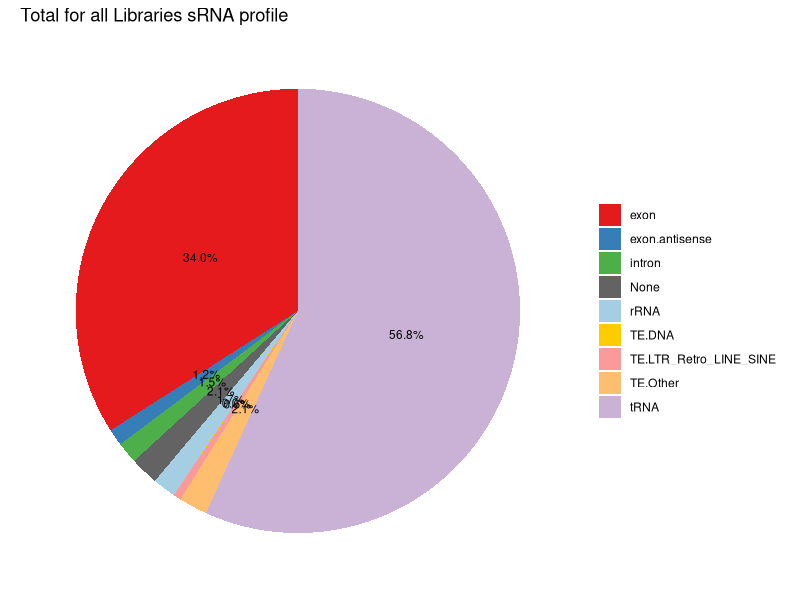
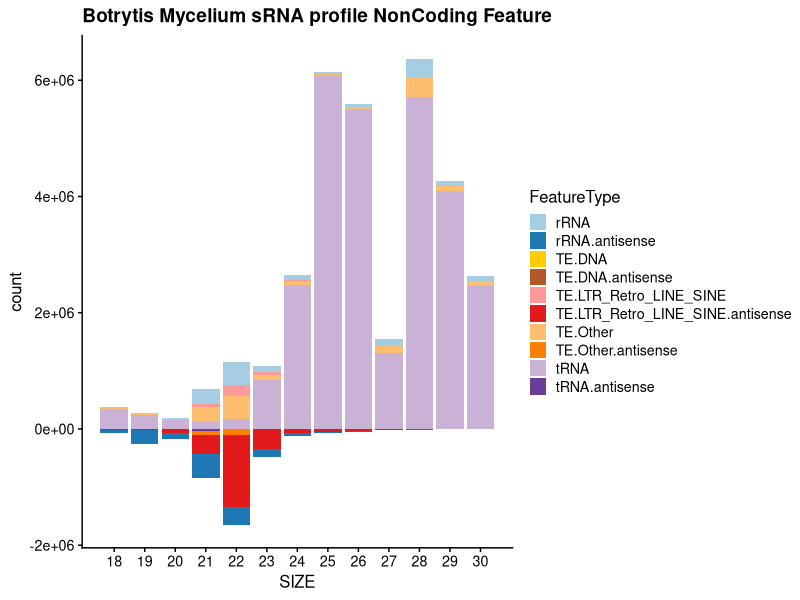
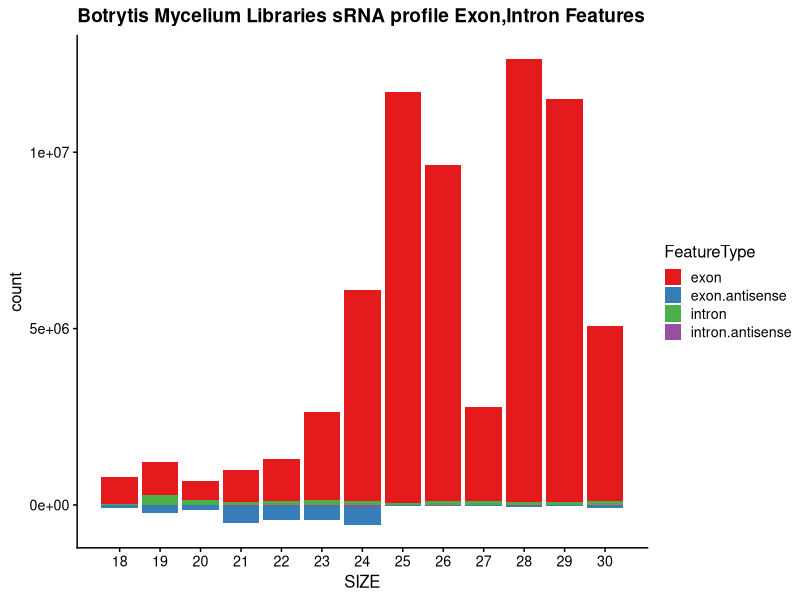
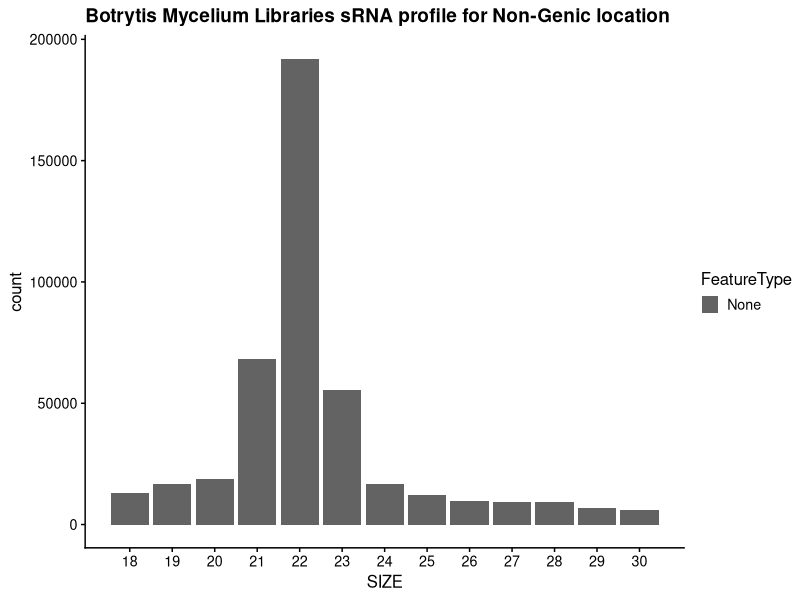
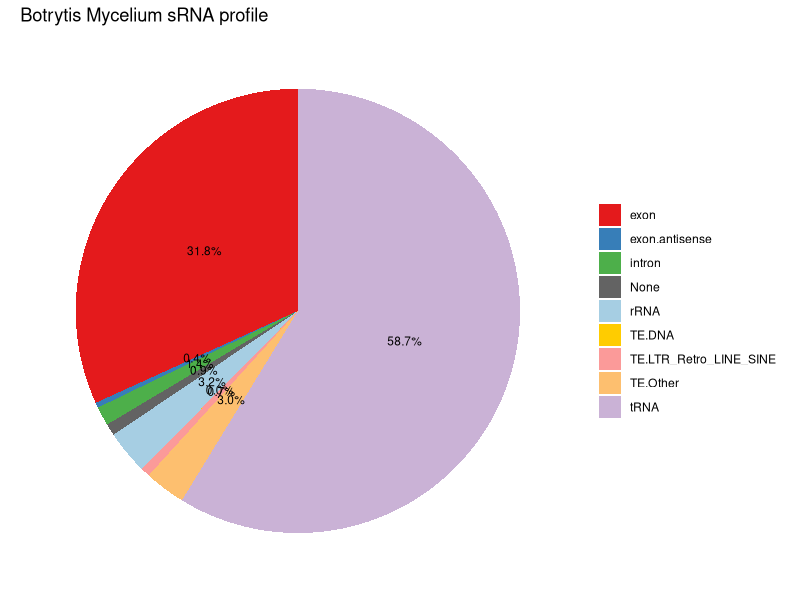
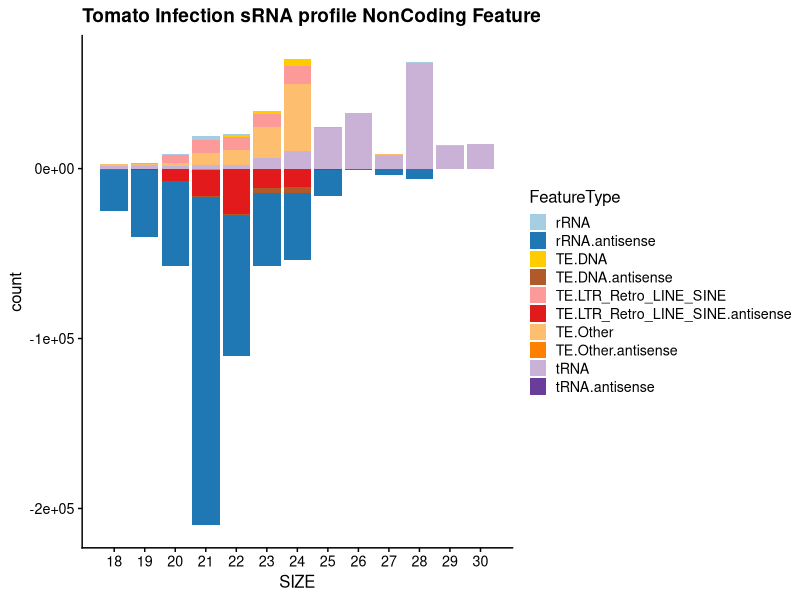
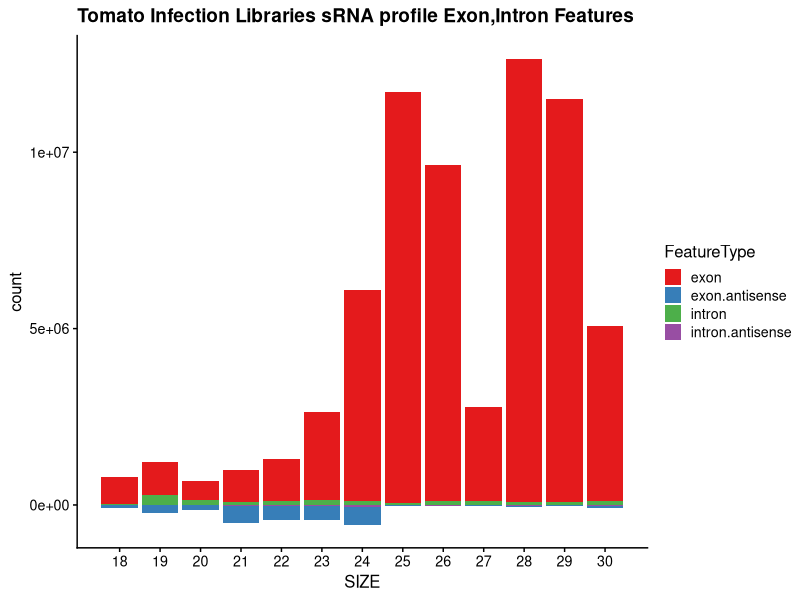
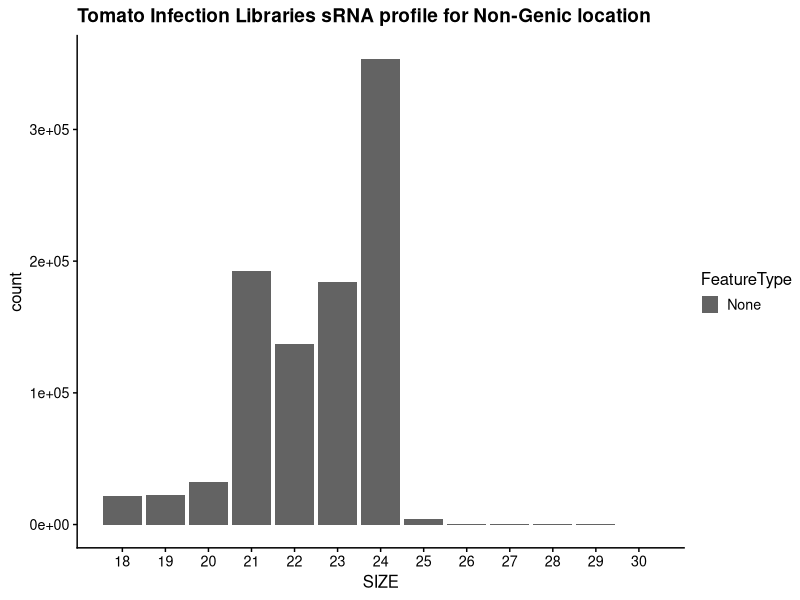

Write R code to recreate these figures, in order.
#!/usr/bin/env Rscript
library(ggplot2)
library(tidyverse)
library(dplyr)
library(RColorBrewer)
library(cowplot)
pdf("size_profile_plots.pdf")
sRNA.Allsense = read_tsv("results/Botrytis_sense_size_profile.tsv") %>% filter(SIZE >= 18)
sRNA.Allantisense = read_tsv("results/Botrytis_antisense_size_profile.tsv") %>% filter(SIZE >= 18)

sRNA.sense <- sRNA.Allsense %>% select(-c('TOTAL')) %>% pivot_longer(!SIZE, names_to = "FeatureType", values_to = "count")
sRNA.noExon <- sRNA.sense %>% filter(FeatureType != 'exon' & FeatureType != "None" & FeatureType != "intron")

negate <- function(x) ( -1.0 * x)
add_antisense <- function(x) ( paste0(x,".antisense"))

sRNA.antisense <- sRNA.Allantisense %>% select(-c('TOTAL')) %>% pivot_longer(!SIZE, names_to = "FeatureType", values_to = "count") %>%
    mutate_at(vars(-c("SIZE","FeatureType")),negate) %>% mutate_at(c("FeatureType"),add_antisense)
sRNA.antinoExon <- sRNA.antisense %>% filter(FeatureType != 'exon.antisense' & FeatureType != "None.antisense" & FeatureType != "intron.antisense")

sRNA.combined <- bind_rows(sRNA.antinoExon,sRNA.noExon) %>% arrange(desc(FeatureType))

pairedcolors = brewer.pal(12, "Paired")
green1 = pairedcolors[3]
green2 = pairedcolors[4]
pairedcolors[3] = "#FFCC00"
pairedcolors[4] = "#B15928"
pairedcolors[11] = green1
pairedcolors[12] = green2
pairedcolors[13] = '#FFFF11'
pairedcolors[14] = '#AA0011'

exonColors = brewer.pal(4, "Set1")
IntergenicColors = rev(brewer.pal(3,"Greys"))

piecolors = pairedcolors
piecolors[1] = exonColors[1]
piecolors[2] = exonColors[2]
piecolors[3] = exonColors[3]
piecolors[4] = IntergenicColors[1]
piecolors[5] = pairedcolors[1]
piecolors[6] = pairedcolors[3]
piecolors[7] = pairedcolors[5]
piecolors[8] = pairedcolors[7]
piecolors[9] = pairedcolors[9]
piecolors[10] = pairedcolors[11]


pN<-ggplot(sRNA.combined,aes(SIZE,count,fill=FeatureType)) +
    geom_bar(stat='identity',position="stack") + scale_x_discrete(limit = unique(sRNA.combined$SIZE)) +
    theme_cowplot(12) + scale_fill_manual(values = pairedcolors) + ggtitle("Combined all Libraries sRNA profile NonCoding Features")
pN

sRNA.Exon <- bind_rows(sRNA.sense %>% filter(FeatureType == 'exon' | FeatureType == "intron"),
                       sRNA.antisense %>% filter(FeatureType == 'exon.antisense' | FeatureType == "intron.antisense"))

pE<-ggplot(sRNA.Exon,aes(SIZE,count,fill=FeatureType)) +
    geom_bar(stat='identity',position="stack") +
    scale_fill_manual(values = exonColors) +  theme_cowplot(12)  + scale_x_discrete(limit = unique(sRNA.combined$SIZE)) +
    ggtitle("Combined all Libraries sRNA profile Exon,Intron Features")
pE

sRNA.Other <- sRNA.sense %>% filter(FeatureType == 'None')
pO<-ggplot(sRNA.Other,aes(SIZE,count,fill=FeatureType)) +
    geom_bar(stat='identity',position="stack") +
    scale_fill_manual(values = IntergenicColors) +  theme_cowplot(12)  + scale_x_discrete(limit = unique(sRNA.combined$SIZE)) +
    ggtitle("Combined all Libraries sRNA profile for Non-Genic location")
pO


pg <- plot_grid(pN, pE, pO, labels = c('A', 'B', "C"), label_size = 12,ncol = 1,align = "v")
ggsave("size_profile_plots.pdf",pg,height=18,width=12)

# pie chart time
# make antisense counts, collapse sRNA read length

sRNA.antisenseWoExon <- sRNA.Allsense %>% select(-c('TOTAL')) %>% pivot_longer(!SIZE, names_to = "FeatureType", values_to = "count") %>%
    filter(FeatureType != "exon") %>% group_by(FeatureType) %>% summarize(countAllSize = sum(count))

exonAntisense <- sRNA.antisense %>% filter(FeatureType == "exon.antisense") %>% group_by(FeatureType) %>%
    mutate_at(vars(c(count)),negate) %>% summarize(countAllSize = sum(count))
# combine all sense feature with antisense features, but leave exons.antisense out as separate category
sRNA.combinedAll <- bind_rows(sRNA.sense %>% group_by(FeatureType) %>% summarize(countAllSize = sum(count)),
                              exonAntisense,sRNA.antisenseWoExon) %>% group_by(FeatureType) %>% summarize(countAll = sum(countAllSize))

Total = sum(sRNA.combinedAll %>% select(countAll))

piecolors = pairedcolors
piecolors[1] = exonColors[1]
piecolors[2] = exonColors[2]
piecolors[3] = exonColors[3]
piecolors[4] = IntergenicColors[1]
piecolors[5] = pairedcolors[1]
piecolors[6] = pairedcolors[3]
piecolors[7] = pairedcolors[5]
piecolors[8] = pairedcolors[7]
piecolors[9] = pairedcolors[9]
piecolors[10] = pairedcolors[11]

sRNA.combinedAll <- sRNA.combinedAll %>% mutate(Perc=100*(countAll/Total)) # add percentage in
pie <- ggplot(sRNA.combinedAll, aes(x="", y=countAll, fill=FeatureType)) +
    geom_bar(stat="identity", width=1) + geom_text(aes(label = paste0(sprintf("%.1f",Perc), "%")), position = position_stack(vjust=0.5), size=3) +
    coord_polar("y", start=0) +  scale_fill_manual(values = piecolors) + ggtitle("Total for all Libraries sRNA profile") +
    theme_classic() +  labs(x = NULL, y = NULL, fill = NULL) +   theme(axis.line = element_blank(),
                                                                       axis.text = element_blank(),
                                                                       axis.ticks = element_blank())

pie
ggsave("sRNA_all_piechart.pdf",pie)

######

# B
sRNA.Bsense = read_tsv("results/Botrytis_sense_ExprB_size_profile.tsv") %>% filter(SIZE >= 18)
sRNA.Bantisense = read_tsv("results/Botrytis_antisense_ExprB_size_profile.tsv") %>% filter(SIZE >= 18)

sRNA.sense <- sRNA.Bsense %>% select(-c('TOTAL')) %>% pivot_longer(!SIZE, names_to = "FeatureType", values_to = "count")
sRNA.noExon <- sRNA.sense %>% filter(FeatureType != 'exon' & FeatureType != "None" & FeatureType != "intron")

sRNA.antisense <- sRNA.Bantisense %>% select(-c('TOTAL')) %>% pivot_longer(!SIZE, names_to = "FeatureType", values_to = "count") %>%
    mutate_at(vars(-c("SIZE","FeatureType")),negate) %>% mutate_at(c("FeatureType"),add_antisense)
sRNA.antinoExon <- sRNA.antisense %>% filter(FeatureType != 'exon.antisense' & FeatureType != "None.antisense" & FeatureType != "intron.antisense")

sRNA.combined <- bind_rows(sRNA.antinoExon,sRNA.noExon) %>% arrange(desc(FeatureType))

pN<-ggplot(sRNA.combined,aes(SIZE,count,fill=FeatureType)) +
    geom_bar(stat='identity',position="stack") + scale_x_discrete(limit = unique(sRNA.combined$SIZE)) +
    theme_cowplot(12) + scale_fill_manual(values = pairedcolors) + ggtitle("Botrytis Mycelium sRNA profile NonCoding Feature")
pN

pE<-ggplot(sRNA.Exon,aes(SIZE,count,fill=FeatureType)) +
    geom_bar(stat='identity',position="stack") +
    scale_fill_manual(values = exonColors) +  theme_cowplot(12)  + scale_x_discrete(limit = unique(sRNA.combined$SIZE)) +
    ggtitle("Botrytis Mycelium Libraries sRNA profile Exon,Intron Features")
pE

sRNA.Other <- sRNA.sense %>% filter(FeatureType == 'None')
pO<-ggplot(sRNA.Other,aes(SIZE,count,fill=FeatureType)) +
    geom_bar(stat='identity',position="stack") +
    scale_fill_manual(values = IntergenicColors)  +  theme_cowplot(12)  + scale_x_discrete(limit = unique(sRNA.combined$SIZE)) +
    ggtitle("Botrytis Mycelium Libraries sRNA profile for Non-Genic location")
pO

pg <- plot_grid(pN, pE, pO, labels = c('A', 'B', "C"), label_size = 12,ncol = 1,align = "v")
ggsave("Bc_Mycelium_size_profile.pdf",pg,height=18,width=12)

# pie chart time
# make antisense counts, collapse sRNA read length

sRNA.antisenseWoExon <- sRNA.Bsense %>% select(-c('TOTAL')) %>% pivot_longer(!SIZE, names_to = "FeatureType", values_to = "count") %>%
    filter(FeatureType != "exon") %>% group_by(FeatureType) %>% summarize(countAllSize = sum(count))

exonAntisense <- sRNA.antisense %>% filter(FeatureType == "exon.antisense") %>% group_by(FeatureType) %>%
    mutate_at(vars(c(count)),negate) %>% summarize(countAllSize = sum(count))
# combine all sense feature with antisense features, but leave exons.antisense out as separate category
sRNA.combinedAll <- bind_rows(sRNA.sense %>% group_by(FeatureType) %>% summarize(countAllSize = sum(count)),
                              exonAntisense,sRNA.antisenseWoExon) %>% group_by(FeatureType) %>% summarize(countAll = sum(countAllSize))

Total = sum(sRNA.combinedAll %>% select(countAll))

sRNA.combinedAll <- sRNA.combinedAll %>% mutate(Perc=100*(countAll/Total)) # add percentage in
pie <- ggplot(sRNA.combinedAll, aes(x="", y=countAll, fill=FeatureType)) +
    geom_bar(stat="identity", width=1) + geom_text(aes(label = paste0(sprintf("%.1f",Perc), "%")), position = position_stack(vjust=0.5), size=3) +
    coord_polar("y", start=0) +  scale_fill_manual(values = piecolors) + ggtitle("Botrytis Mycelium sRNA profile") +
    theme_classic() +  labs(x = NULL, y = NULL, fill = NULL) +   theme(axis.line = element_blank(),
                                                                       axis.text = element_blank(),
                                                                       axis.ticks = element_blank())

pie
ggsave("sRNA_BcMycelium_piechart.pdf",pie,height=8,width=8)


## Infection
sRNA.Isense = read_tsv("results/Botrytis_sense_ExprI_size_profile.tsv") %>% filter(SIZE >= 18)
sRNA.Iantisense = read_tsv("results/Botrytis_antisense_ExprI_size_profile.tsv") %>% filter(SIZE >= 18)

sRNA.sense <- sRNA.Isense %>% select(-c('TOTAL')) %>% pivot_longer(!SIZE, names_to = "FeatureType", values_to = "count")
sRNA.noExon <- sRNA.sense %>% filter(FeatureType != 'exon' & FeatureType != "None" & FeatureType != "intron")

sRNA.antisense <- sRNA.Iantisense %>% select(-c('TOTAL')) %>% pivot_longer(!SIZE, names_to = "FeatureType", values_to = "count") %>%
    mutate_at(vars(-c("SIZE","FeatureType")),negate) %>% mutate_at(c("FeatureType"),add_antisense)
sRNA.antinoExon <- sRNA.antisense %>% filter(FeatureType != 'exon.antisense' & FeatureType != "None.antisense" & FeatureType != "intron.antisense")

sRNA.combined <- bind_rows(sRNA.antinoExon,sRNA.noExon) %>% arrange(desc(FeatureType))

pN<-ggplot(sRNA.combined,aes(SIZE,count,fill=FeatureType)) +
    geom_bar(stat='identity',position="stack") + scale_x_discrete(limit = unique(sRNA.combined$SIZE)) +
    theme_cowplot(12) + scale_fill_manual(values = pairedcolors) + ggtitle("Tomato Infection sRNA profile NonCoding Feature")
pN

pE<-ggplot(sRNA.Exon,aes(SIZE,count,fill=FeatureType)) +
    geom_bar(stat='identity',position="stack") +
    scale_fill_manual(values = exonColors) +  theme_cowplot(12)  + scale_x_discrete(limit = unique(sRNA.combined$SIZE)) +
    ggtitle("Tomato Infection Libraries sRNA profile Exon,Intron Features")
pE

sRNA.Other <- sRNA.sense %>% filter(FeatureType == 'None')
pO<-ggplot(sRNA.Other,aes(SIZE,count,fill=FeatureType)) +
    geom_bar(stat='identity',position="stack") +
    scale_fill_manual(values = IntergenicColors) +  theme_cowplot(12)  + scale_x_discrete(limit = unique(sRNA.combined$SIZE)) +
    ggtitle("Tomato Infection Libraries sRNA profile for Non-Genic location")
pO

pg <- plot_grid(pN, pE, pO, labels = c('A', 'B', "C"), label_size = 12,ncol = 1,align = "v")
ggsave("Bc_TomatoInfection_size_profile.pdf",pg,height=18,width=12)

# pie chart time
# make antisense counts, collapse sRNA read length

sRNA.antisenseWoExon <- sRNA.Isense %>% select(-c('TOTAL')) %>% pivot_longer(!SIZE, names_to = "FeatureType", values_to = "count") %>%
    filter(FeatureType != "exon") %>% group_by(FeatureType) %>% summarize(countAllSize = sum(count))

exonAntisense <- sRNA.antisense %>% filter(FeatureType == "exon.antisense") %>% group_by(FeatureType) %>%
    mutate_at(vars(c(count)),negate) %>% summarize(countAllSize = sum(count))
# combine all sense feature with antisense features, but leave exons.antisense out as separate category
sRNA.combinedAll <- bind_rows(sRNA.sense %>% group_by(FeatureType) %>% summarize(countAllSize = sum(count)),
                              exonAntisense,sRNA.antisenseWoExon) %>% group_by(FeatureType) %>% summarize(countAll = sum(countAllSize))

Total = sum(sRNA.combinedAll %>% select(countAll))

sRNA.combinedAll <- sRNA.combinedAll %>% mutate(Perc=100*(countAll/Total)) # add percentage in
pie <- ggplot(sRNA.combinedAll, aes(x="", y=countAll, fill=FeatureType)) +
    geom_bar(stat="identity", width=1) + geom_text(aes(label = paste0(sprintf("%.1f",Perc), "%")), position = position_stack(vjust=0.5), size=3) +
    coord_polar("y", start=0) +  scale_fill_manual(values = piecolors) + ggtitle("Botrytis Tomato Infection sRNA profile") +
    theme_classic() +  labs(x = NULL, y = NULL, fill = NULL) +   theme(axis.line = element_blank(),
                                                                       axis.text = element_blank(),
                                                                       axis.ticks = element_blank())

pie
ggsave("sRNA_TomatoInfection_piechart.pdf",pie,width=8,height=8)


####
# Mock
sRNA.Msense = read_tsv("results/Botrytis_sense_ExprM_size_profile.tsv") %>% filter(SIZE >= 18)
sRNA.Mantisense = read_tsv("results/Botrytis_antisense_ExprM_size_profile.tsv") %>% filter(SIZE >= 18)

sRNA.sense <- sRNA.Msense %>% select(-c('TOTAL')) %>% pivot_longer(!SIZE, names_to = "FeatureType", values_to = "count")
sRNA.noExon <- sRNA.sense %>% filter(FeatureType != 'exon' & FeatureType != "None" & FeatureType != "intron")

sRNA.antisense <- sRNA.Mantisense %>% select(-c('TOTAL')) %>% pivot_longer(!SIZE, names_to = "FeatureType", values_to = "count") %>%
    mutate_at(vars(-c("SIZE","FeatureType")),negate) %>% mutate_at(c("FeatureType"),add_antisense)
sRNA.antinoExon <- sRNA.antisense %>% filter(FeatureType != 'exon.antisense' & FeatureType != "None.antisense" & FeatureType != "intron.antisense")

sRNA.combined <- bind_rows(sRNA.antinoExon,sRNA.noExon) %>% arrange(desc(FeatureType))

pN<-ggplot(sRNA.combined,aes(SIZE,count,fill=FeatureType)) +
    geom_bar(stat='identity',position="stack") + scale_x_discrete(limit = unique(sRNA.combined$SIZE)) +
    theme_cowplot(12) + scale_fill_manual(values = pairedcolors) + ggtitle("Tomato Mock Infection sRNA profile NonCoding Feature")
pN

pE<-ggplot(sRNA.Exon,aes(SIZE,count,fill=FeatureType)) +
    geom_bar(stat='identity',position="stack") +
    scale_fill_manual(values = exonColors) +  theme_cowplot(12)  + scale_x_discrete(limit = unique(sRNA.combined$SIZE)) +
    ggtitle("Tomato Mock Infection Libraries sRNA profile Exon,Intron Features")
pE

sRNA.Other <- sRNA.sense %>% filter(FeatureType == 'None')
pO<-ggplot(sRNA.Other,aes(SIZE,count,fill=FeatureType)) +
    geom_bar(stat='identity',position="stack") +
    scale_fill_manual(values = IntergenicColors) +  theme_cowplot(12)  + scale_x_discrete(limit = unique(sRNA.combined$SIZE)) +
    ggtitle("Tomato Mock Infection Libraries sRNA profile for Non-Genic location")
pO

pg <- plot_grid(pN, pE, pO, labels = c('A', 'B', "C"), label_size = 12,ncol = 1,align = "v")
ggsave("Bc_TomatoMock_size_profile.pdf",pg,height=18,width=12)

# pie chart time
# make antisense counts, collapse sRNA read length

sRNA.antisenseWoExon <- sRNA.Isense %>% select(-c('TOTAL')) %>% pivot_longer(!SIZE, names_to = "FeatureType", values_to = "count") %>%
    filter(FeatureType != "exon") %>% group_by(FeatureType) %>% summarize(countAllSize = sum(count))

exonAntisense <- sRNA.antisense %>% filter(FeatureType == "exon.antisense") %>% group_by(FeatureType) %>%
    mutate_at(vars(c(count)),negate) %>% summarize(countAllSize = sum(count))
# combine all sense feature with antisense features, but leave exons.antisense out as separate category
sRNA.combinedAll <- bind_rows(sRNA.sense %>% group_by(FeatureType) %>% summarize(countAllSize = sum(count)),
                              exonAntisense,sRNA.antisenseWoExon) %>% group_by(FeatureType) %>% summarize(countAll = sum(countAllSize))

Total = sum(sRNA.combinedAll %>% select(countAll))

sRNA.combinedAll <- sRNA.combinedAll %>% mutate(Perc=100*(countAll/Total)) # add percentage in
pie <- ggplot(sRNA.combinedAll, aes(x="", y=countAll, fill=FeatureType)) +
    geom_bar(stat="identity", width=1) + geom_text(aes(label = paste0(sprintf("%.1f",Perc), "%")), position = position_stack(vjust=0.5), size=3) +
    coord_polar("y", start=0) +  scale_fill_manual(values = piecolors) + ggtitle("Mock Tomato Infection sRNA profile") +
    theme_classic() +  labs(x = NULL, y = NULL, fill = NULL) +   theme(axis.line = element_blank(),
                                                                       axis.text = element_blank(),
                                                                       axis.ticks = element_blank())

pie
ggsave("sRNA_TomatoMock_piechart.pdf",pie,width=8,height=8)
